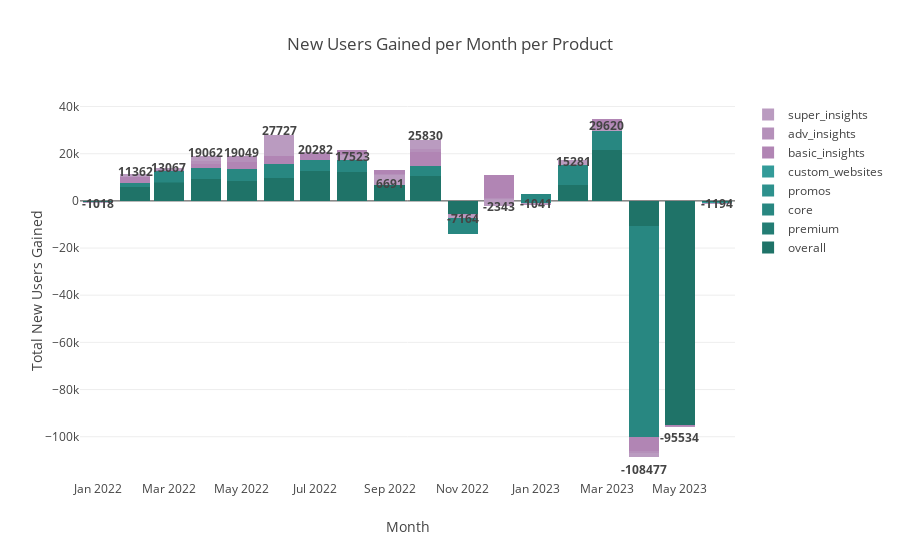

Notebook code cell kept with this figure:
### Code cell
import plotly.graph_objects as go

# Convert year_month to string
final_df['year_month'] = final_df['year_month'].astype(str)

# Sort the DataFrame by 'year_month'
final_df = final_df.sort_values(by='year_month')

# Group data
grouped_data = final_df.groupby(['year_month', 'product'])['new users gained'].sum().reset_index()

# Define the colors for each product
product_colors = dict(zip(products, palette))

fig = go.Figure()

# Loop through each product and add a bar
for product in products:
    subset = grouped_data[grouped_data['product'] == product]
    fig.add_trace(
        go.Bar(
            x=subset['year_month'],
            y=subset['new users gained'],
            name=product,
            marker_color=product_colors[product]
        )
    )

# Calculate monthly totals
monthly_totals = grouped_data.groupby('year_month')['new users gained'].sum()

# Add annotations
annotations = []
for month, total in monthly_totals.items():
    # Determine the position of the annotation. If positive, then slightly above, if negative, then slightly below.
    position = total + (0.08 * abs(total)) if total >= 0 else total - (0.05 * abs(total))
    annotations.append(
        dict(
            x=month,
            y=position,
            xref="x",
            yref="y",
            text=f"<b>{int(total)}</b>",
            showarrow=False
        )
    )

fig.update_layout(
    barmode='stack',
    title='New Users Gained per Month per Product',
    xaxis_title='Month',
    yaxis_title='Total New Users Gained',
    bargap=0.1,
    annotations=annotations,
    height = 1000
)
fig.show()

### Figure 1 — Plotly figure (JSON) as saved in the notebook; plotly's stock layout.template omitted (floating-point values rounded to 4 significant figures)
{"data": [{"marker": {"color": "#1F7368"}, "name": "overall", "type": "bar", "x": ["2022-01", "2022-02", "2022-03", "2022-04", "2022-05", "2022-06", "2022-07", "2022-08", "2022-09", "2022-10", "2022-11", "2022-12", "2023-01", "2023-02", "2023-03", "2023-04", "2023-05", "2023-06"], "y": [-421, 5896, 7785, 9404, 8345, 9723, 12491, 12156, 8771, 10476, -14080, 7869, 2606, 6711, 21562, -10464, -94993, -468]}, {"marker": {"color": "#237D74"}, "name": "premium", "type": "bar", "x": ["2022-01", "2022-02", "2022-03", "2022-04", "2022-05", "2022-06", "2022-07", "2022-08", "2022-09", "2022-10", "2022-11", "2022-12", "2023-01", "2023-02", "2023-03", "2023-04", "2023-05", "2023-06"], "y": [-30, 28, 110, 86, 5, 124, 31, 173, -28, 23, 127, 57, 226, 127, 91, -26, 30, 19]}, {"marker": {"color": "#288781"}, "name": "core", "type": "bar", "x": ["2022-01", "2022-02", "2022-03", "2022-04", "2022-05", "2022-06", "2022-07", "2022-08", "2022-09", "2022-10", "2022-11", "2022-12", "2023-01", "2023-02", "2023-03", "2023-04", "2023-05", "2023-06"], "y": [15, 1688, 4687, 4242, 5146, 5716, 4776, 9041, 4480, 4360, 6690, 2461, -3907, 8452, 12984, -89773, -266, -196]}, {"marker": {"color": "#2D918D"}, "name": "promos", "type": "bar", "x": ["2022-02", "2022-03", "2022-05", "2022-06", "2022-07", "2022-08", "2022-09", "2022-10", "2022-11", "2022-12", "2023-01", "2023-02", "2023-03", "2023-04", "2023-05", "2023-06"], "y": [11, 29, -9, 1, 20, 17, 23, 23, 0, 11, 29, 50, 59, 17, 4, -14]}, {"marker": {"color": "#339B99"}, "name": "custom_websites", "type": "bar", "x": ["2022-01", "2022-02", "2022-03", "2022-04", "2022-05", "2022-06", "2022-07", "2022-08", "2022-09", "2022-10", "2022-11", "2022-12", "2023-01", "2023-02", "2023-03", "2023-04", "2023-05", "2023-06"], "y": [-1, 9, 2, 2, 1, 1, 27, 241, -190, -1, 7, 480, 75, 16, 22, -23, 23, -32]}, {"marker": {"color": "#B185B4"}, "name": "basic_insights", "type": "bar", "x": ["2022-01", "2022-02", "2022-03", "2022-04", "2022-05", "2022-06", "2022-07", "2022-08", "2022-09", "2022-10", "2022-11", "2022-12", "2023-01", "2023-02", "2023-03", "2023-04", "2023-05", "2023-06"], "y": [39, 2445, 1145, 1890, 3084, 5206, 2685, -2400, -1742, 6004, 1821, -9558, -931, -232, -2432, -5953, -525, -167]}, {"marker": {"color": "#B590BA"}, "name": "adv_insights", "type": "bar", "x": ["2022-01", "2022-02", "2022-03", "2022-04", "2022-05", "2022-06", "2022-07", "2022-08", "2022-09", "2022-10", "2022-11", "2022-12", "2023-01", "2023-02", "2023-03", "2023-04", "2023-05", "2023-06"], "y": [-3, 1, 10, 1494, 2290, -1619, 652, 80, -416, 1308, -495, -427, 465, 2256, -2084, -704, 141, -191]}, {"marker": {"color": "#BA9BC0"}, "name": "super_insights", "type": "bar", "x": ["2022-01", "2022-02", "2022-03", "2022-04", "2022-05", "2022-06", "2022-07", "2022-08", "2022-09", "2022-10", "2022-11", "2022-12", "2023-01", "2023-02", "2023-03", "2023-04", "2023-05", "2023-06"], "y": [-617, 1284, -701, 1944, 187, 8575, -400, -1785, -4207, 3637, -1234, -3236, 396, -2099, -582, -1551, 52, -145]}], "layout": {"annotations": [{"showarrow": false, "text": "<b>-1018</b>", "x": "2022-01", "xref": "x", "y": -1069.0, "yref": "y"}, {"showarrow": false, "text": "<b>11362</b>", "x": "2022-02", "xref": "x", "y": 12270.0, "yref": "y"}, {"showarrow": false, "text": "<b>13067</b>", "x": "2022-03", "xref": "x", "y": 14110.0, "yref": "y"}, {"showarrow": false, "text": "<b>19062</b>", "x": "2022-04", "xref": "x", "y": 20590.0, "yref": "y"}, {"showarrow": false, "text": "<b>19049</b>", "x": "2022-05", "xref": "x", "y": 20570.0, "yref": "y"}, {"showarrow": false, "text": "<b>27727</b>", "x": "2022-06", "xref": "x", "y": 29950.0, "yref": "y"}, {"showarrow": false, "text": "<b>20282</b>", "x": "2022-07", "xref": "x", "y": 21900.0, "yref": "y"}, {"showarrow": false, "text": "<b>17523</b>", "x": "2022-08", "xref": "x", "y": 18920.0, "yref": "y"}, {"showarrow": false, "text": "<b>6691</b>", "x": "2022-09", "xref": "x", "y": 7226.0, "yref": "y"}, {"showarrow": false, "text": "<b>25830</b>", "x": "2022-10", "xref": "x", "y": 27900.0, "yref": "y"}, {"showarrow": false, "text": "<b>-7164</b>", "x": "2022-11", "xref": "x", "y": -7522.0, "yref": "y"}, {"showarrow": false, "text": "<b>-2343</b>", "x": "2022-12", "xref": "x", "y": -2460.0, "yref": "y"}, {"showarrow": false, "text": "<b>-1041</b>", "x": "2023-01", "xref": "x", "y": -1093.0, "yref": "y"}, {"showarrow": false, "text": "<b>15281</b>", "x": "2023-02", "xref": "x", "y": 16500.0, "yref": "y"}, {"showarrow": false, "text": "<b>29620</b>", "x": "2023-03", "xref": "x", "y": 31990.0, "yref": "y"}, {"showarrow": false, "text": "<b>-108477</b>", "x": "2023-04", "xref": "x", "y": -113900.0, "yref": "y"}, {"showarrow": false, "text": "<b>-95534</b>", "x": "2023-05", "xref": "x", "y": -100300.0, "yref": "y"}, {"showarrow": false, "text": "<b>-1194</b>", "x": "2023-06", "xref": "x", "y": -1254.0, "yref": "y"}], "autosize": true, "bargap": 0.1, "barmode": "stack", "title": {"text": "New Users Gained per Month per Product"}, "xaxis": {"autorange": true, "range": ["2021-12-18", "2023-06-15"], "title": {"text": "Month"}, "type": "date"}, "yaxis": {"autorange": true, "range": [-116400.0, 42670.0], "title": {"text": "Total New Users Gained"}, "type": "linear"}}}
